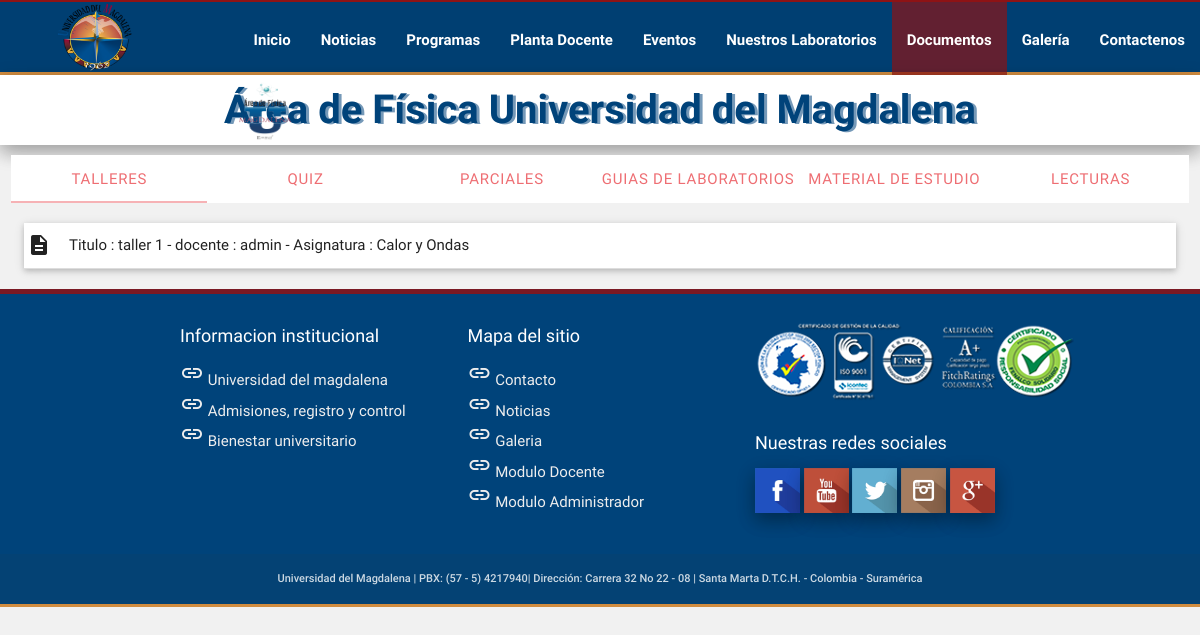
Before: /materiales/ with the older database file.
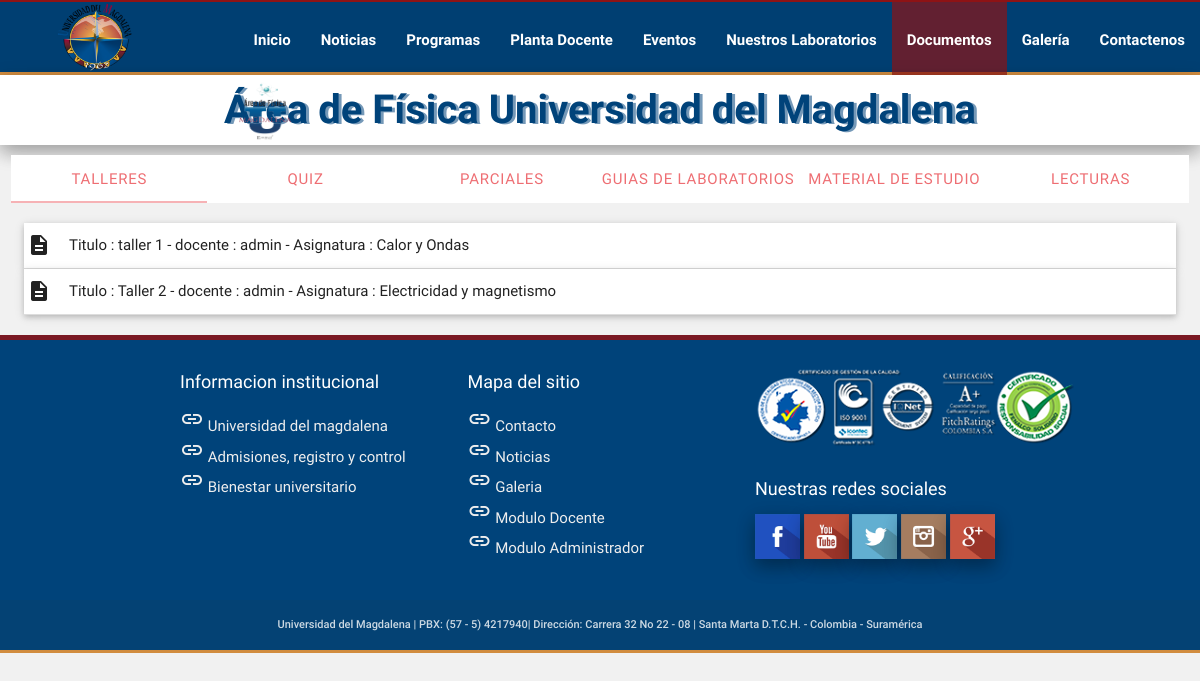
After: the same page with the newer database file.
### materiales/models.py (models this page shows, shortened)
class Material(TimeStampedModel):
	titulo = models.CharField(max_length=255)
	descripcion = models.TextField()
	arichivo = models.FileField(upload_to='materiales/', blank=True, null=True)
	tipo=models.CharField(max_length=20, choices=TIPO, default='taller')
	curso =  models.ForeignKey(Curso)
	docente = models.ForeignKey(User)
	class Meta:
		verbose_name = 'Material Academico'
		verbose_name_plural = 'Materiales Academicos '

### profiles/models.py (models this page shows, shortened)
class User(AbstractUser):
    phone = models.CharField(max_length=255, blank=True, null=True, verbose_name="telefono")
    cedula = models.CharField(max_length=255, blank=True, null=True, verbose_name="cedula")
    es_docente = models.BooleanField(default=True)
    avatar = models.ImageField(upload_to="docentes/",blank=True, null=True,verbose_name="docentes")
    class Meta:
    	verbose_name = "Perfil de Usuario"
    	verbose_name_plural = "Perfiles de Usuarios"

### curso/models.py (models this page shows)
class Curso(models.Model):
	nombre = models.CharField(max_length=255)
	class Meta:
		verbose_name = 'Asignatura'
		verbose_name_plural = 'Asignaturas'
	def __unicode__ (self):
		return self.nombre

### sitio_web/views.py (the view)
# urls.py: url(r'^materiales/$', views.MaterialesView.as_view(), name="materiales"), #search
class MaterialesView(TemplateView):
	template_name = 'materiales.html'
	def get_context_data(self, **kwargs):
		context = super(MaterialesView, self).get_context_data(**kwargs)
		context['materiales'] = Material.objects.all()
		return context

### sitio_web/templates/materiales.html (shortened to what this page needs)
{% extends "base.html" %}
{% load staticfiles %}
{% block extracss %}
<link rel="stylesheet" type="text/css" href="{% static "css/robot.css"%}">
{% endblock %}
{% block content %}
 <div class="row" style="margin-top:10px;">
    <div class="col s12">
      <ul class="tabs">
        <li class="tab col s3"><a class="active" href="#test1">Talleres</a></li>
        <li class="tab col s3"><a  href="#test2">Quiz</a></li>
        <li class="tab col s3"><a href="#test3">Parciales</a></li>
        <li class="tab col s3"><a href="#test4">Guias de Laboratorios</a></li>
        <li class="tab col s3"><a href="#test5">Material de Estudio</a></li>
        <li class="tab col s3"><a href="#test6">Lecturas</a></li>
      </ul>
    </div>
    </div>
    <div id="test1" class="col s12">
     <ul class="collapsible popout" data-collapsible="accordion">
   {% for material in materiales %}
	{% if material.tipo == 'taller' %}
    <li>
      <div class="collapsible-header" style="  padding: 0;"><i class="material-icons">description</i>Titulo : {{material.titulo}} - docente : {{material.docente}} - Asignatura : {{material.curso}}</div>
    </li>
	{% endif %}
    {% endfor %}
  </ul>
    </div>
{% endblock %}

Changed rows visible on the page:
added Material: titulo "Taller 2", docente "admin", curso "Electricidad y magnetismo"
